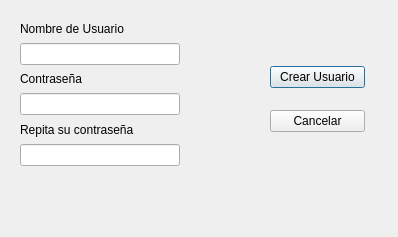
<?xml version="1.0" encoding="UTF-8"?>
<ui version="4.0">
 <class>Dialog</class>
 <widget class="QDialog" name="Dialog">
  <property name="geometry">
   <rect>
    <x>0</x>
    <y>0</y>
    <width>398</width>
    <height>237</height>
   </rect>
  </property>
  <property name="windowTitle">
   <string>Crear Usuario...</string>
  </property>
  <widget class="QWidget" name="verticalLayoutWidget">
   <property name="geometry">
    <rect>
     <x>20</x>
     <y>20</y>
     <width>160</width>
     <height>146</height>
    </rect>
   </property>
   <layout class="QVBoxLayout" name="verticalLayout">
    <item>
     <widget class="QLabel" name="labelUser">
      <property name="text">
       <string>Nombre de Usuario</string>
      </property>
     </widget>
    </item>
    <item>
     <widget class="QLineEdit" name="editUser">
      <property name="statusTip">
       <string>Nombre de Usuario</string>
      </property>
     </widget>
    </item>
    <item>
     <widget class="QLabel" name="labelPass">
      <property name="text">
       <string>Contraseña</string>
      </property>
     </widget>
    </item>
    <item>
     <widget class="QLineEdit" name="editPass">
      <property name="statusTip">
       <string>Ingrese su Contraseña</string>
      </property>
      <property name="echoMode">
       <enum>QLineEdit::Password</enum>
      </property>
     </widget>
    </item>
    <item>
     <widget class="QLabel" name="label">
      <property name="text">
       <string>Repita su contraseña</string>
      </property>
     </widget>
    </item>
    <item>
     <widget class="QLineEdit" name="editPass_2">
      <property name="statusTip">
       <string>Ingrese su Contraseña</string>
      </property>
      <property name="echoMode">
       <enum>QLineEdit::Password</enum>
      </property>
     </widget>
    </item>
   </layout>
  </widget>
  <widget class="QWidget" name="verticalLayoutWidget_2">
   <property name="geometry">
    <rect>
     <x>270</x>
     <y>50</y>
     <width>95</width>
     <height>98</height>
    </rect>
   </property>
   <layout class="QVBoxLayout" name="verticalLayout_2">
    <item>
     <widget class="QPushButton" name="btnCrear">
      <property name="text">
       <string>Crear Usuario</string>
      </property>
     </widget>
    </item>
    <item>
     <widget class="QPushButton" name="btnCancel">
      <property name="text">
       <string>Cancelar</string>
      </property>
     </widget>
    </item>
   </layout>
  </widget>
 </widget>
 <resources/>
 <connections/>
</ui>
